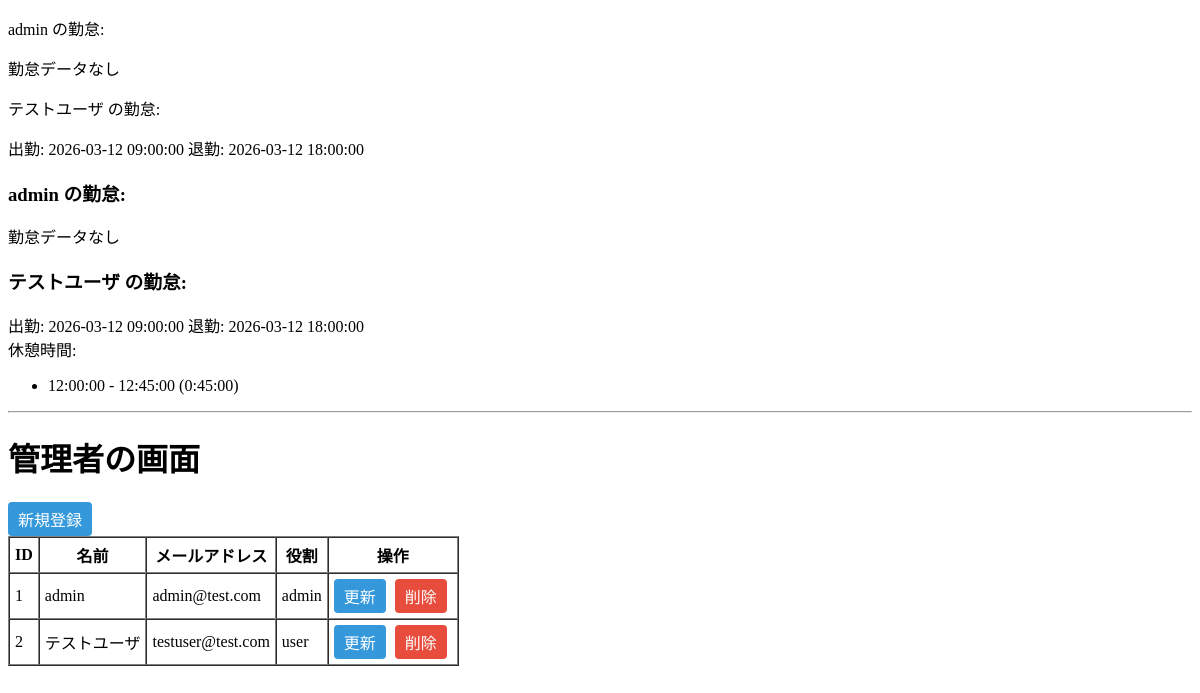
The page /admin (signed in) on the database its author committed.
### app.py (models this page shows, shortened)
class User(UserMixin,db.Model):
   id = db.Column(db.Integer , primary_key=True )
   name = db.Column(db.String(50),nullable=False)
   mail = db.Column(db.String(50),nullable=False,unique=True)
   password_hash = db.Column(db.String(255), nullable=False)
   role = db.Column(db.String(20), default="user")
   attendances = db.relationship("Attendance", backref="user", lazy=True)

class Attendance(db.Model):
    id = db.Column(db.Integer, primary_key=True)
    user_id = db.Column(db.Integer, db.ForeignKey("user.id"), nullable=False)  # 外部キー
    clock_in_datetime = db.Column(db.DateTime, nullable=False)
    clock_out_datetime = db.Column(db.DateTime, nullable=True)
    breaks = db.relationship("BreakTime", backref="attendance", lazy=True)

class BreakTime(db.Model):
    id = db.Column(db.Integer, primary_key=True)
    attendance_id = db.Column(db.Integer, db.ForeignKey("attendance.id"), nullable=False)
    break_start_time = db.Column(db.Time, nullable=True)
    break_end_time = db.Column(db.Time, nullable=True)
    @property
    def break_duration(self):
        if self.break_start_time and self.break_end_time:
            start = datetime.combine(datetime.today(), self.break_start_time)
            end = datetime.combine(datetime.today(), self.break_end_time)
            return end - start
        return None

### app.py (the view)
@app.route("/admin", methods = ["GET","POST"])
@login_required
def admin():
    if current_user.role != "admin":
        return "権限がありません"
    admin = User.query.all()
    attendances = db.relationship("Attendance", backref="user", lazy=True)
    return render_template("admin.html",admin=admin,attendances=attendances)

### app.py (called while the page is built)
@login_manager.user_loader
def load_user(user_id):
    return db.session.get(User, int(user_id))

### templates/admin.html (shortened to what this page needs)
{% extends "base.html" %}
{% block content %}
{% for user in admin %}
    <p>{{ user.name }} の勤怠:</p>
    {% for att in user.attendances %}
        出勤: {{ att.clock_in_datetime }} 退勤: {{ att.clock_out_datetime }}<br>
    {% else %}
        勤怠データなし<br>
    {% endfor %}
{% endfor %}
{% for user in admin %}
    <h3>{{ user.name }} の勤怠:</h3>
    {% for att in user.attendances %}
        出勤: {{ att.clock_in_datetime }} 退勤: {{ att.clock_out_datetime }}<br>
        {% if att.breaks %}
            休憩時間:
            <ul>
            {% for br in att.breaks %}
                <li>{{ br.break_start_time }} - {{ br.break_end_time }}
                    {% if br.break_duration %}
                        ({{ br.break_duration }})
                    {% endif %}
                </li>
            {% endfor %}
            </ul>
        {% else %}
            休憩データなし
        {% endif %}
        <hr>
    {% else %}
        勤怠データなし
    {% endfor %}
{% endfor %}
<h1>管理者の画面</h1>
<a href="/create" class="btn">新規登録</a>
<table border="1" cellpadding="5" cellspacing="0">
    <thead>
        <tr>
            <th>ID</th>
            <th>名前</th>
            <th>メールアドレス</th>
            <th>役割</th>
            <th>操作</th>
        </tr>
    </thead>
    <tbody>
        {% for user in admin %}
        <tr>
            <td>{{ user.id }}</td>
            <td>{{ user.name }}</td>
            <td>{{ user.mail }}</td>
            <td>{{ user.role }}</td>
            <td>
                <a href="/{{ user.id }}/update" class="btn">更新</a>
                <a href="/{{ user.id }}/delete" class="btn btn-danger">削除</a>
            </td>
        </tr>
        {% endfor %}
    </tbody>
</table>
{% endblock %}

### templates/base.html (shortened to what this page needs)
<!DOCTYPE html>
<html lang="ja">
<head>
</head>
<body>
    {% block content %}
    {% endblock %}
</body>
</html>

### templates/admin.html (style rules this page uses)
.btn { display: inline-block; padding: 5px 10px; margin-right: 5px; background-color: #3498db; color: white; text-decoration: none; border-radius: 4px; }
.btn-danger { background-color: #e74c3c; }

### rows shown on the page
User: name "admin", id "1", mail "admin@test.com", role "admin"
User: name "テストユーザ", id "2", mail "testuser@test.com", role "user"
Attendance: clock_in_datetime "2026-03-12 09:00:00", clock_out_datetime "2026-03-12 18:00:00"
BreakTime: break_start_time "12:00:00", break_end_time "12:45:00", break_duration "0:45:00"
